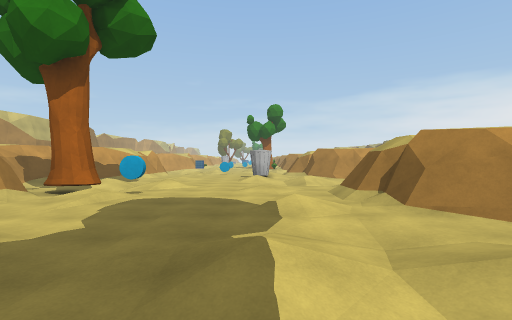
View 1 (above)

16 first-person views from a walk through a Unity game level. The camera is 1.5 m above the floor, looks level and sees 85° across. The floor is counted in squares, 2 m on a side. Each view is taken from the middle of a square. On the plan, view 1 faces up. The plan holds only what a view shows up to about 10 squares ahead; the rest is blank. The place goes on beyond the plan. Some surface patterns are stand-ins.

View 2
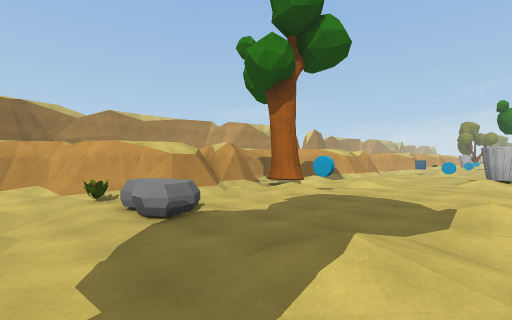

View 3
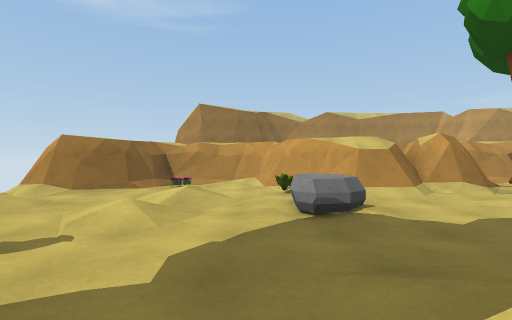

View 4
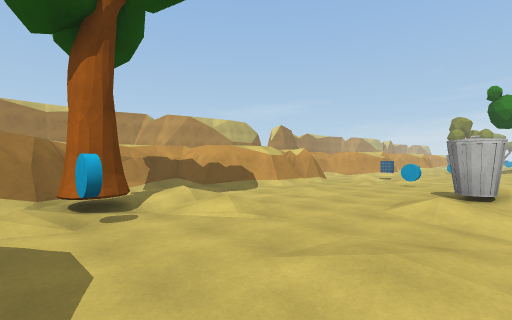

View 5
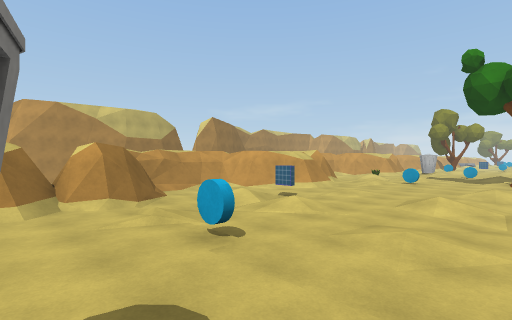

View 6
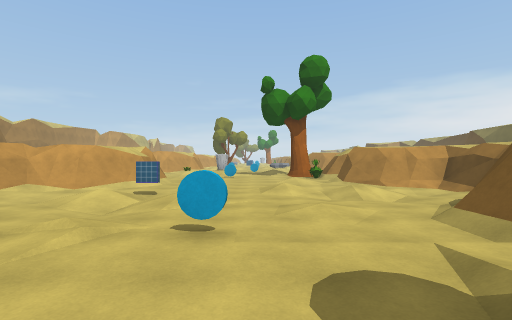

View 7
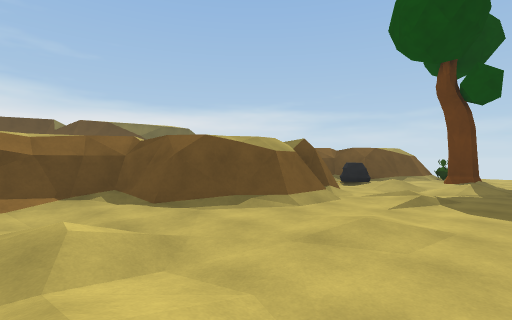

View 8
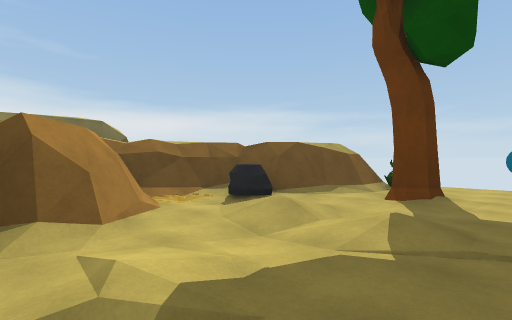

View 9
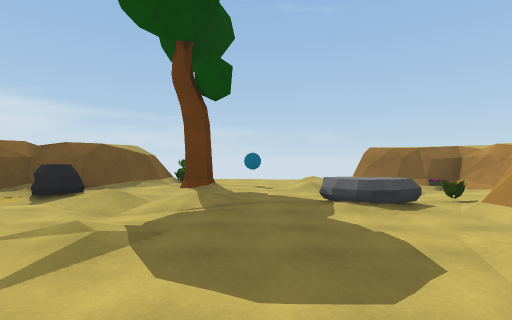

View 10
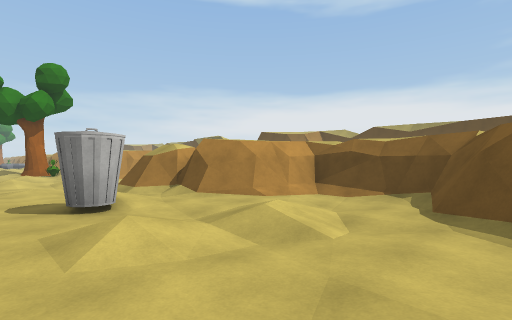

View 11
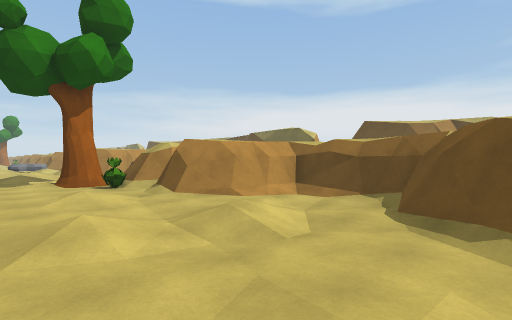

View 12
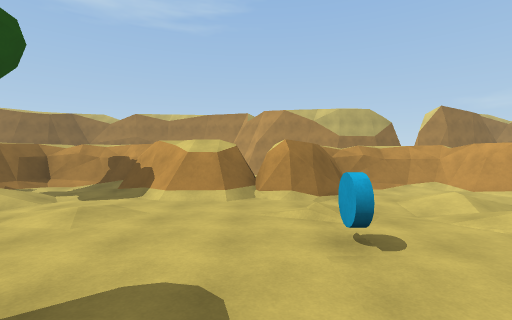

View 13
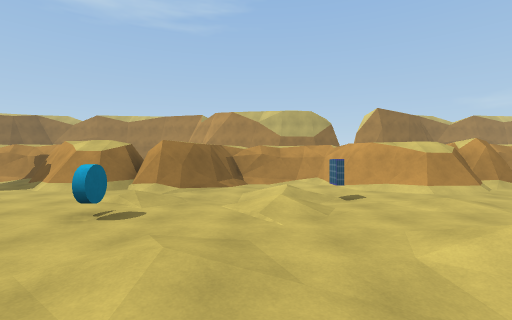

View 14
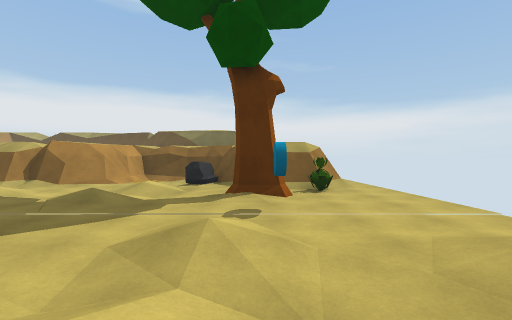

View 15
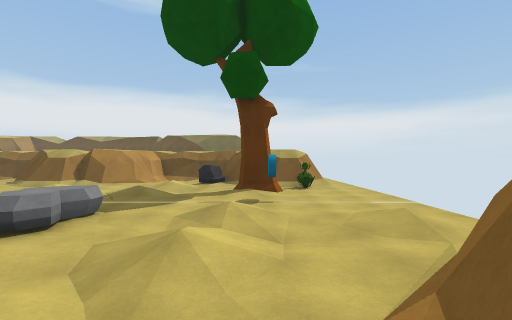

View 16
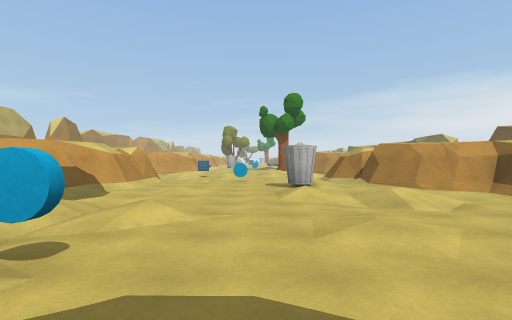

### Floor plan
Key: @ floor where view 1 was taken; # wall or solid block; . main floor; : floor 0.25 m higher than the main floor; - floor 0.25 m lower than the main floor; + floor 0.5 m higher than the main floor; / step, stairs or slope; T tree; B bin; R rock; O other object.
Columns run from 8 left of view 1 to 5 right of it. Each row starts with its distance up from view 1.
 22    #.+...O/#
 21    #/:....##
 20    #/...../###
 19  ###.....-.//#
 18  #/.#-..//:-.#
 17  #-./-...--./#
 16  #.././....###
 15 ###/......##
 14   ##.:O...##
 13   ##......##
 12   ##....B:/##
 11   ##......./##
 10  ##.....:.:..#
  9 ##.......-/..#
  8 ##-::/:..../##
  7 #:/.T...:..##
  6 ####TO....##
  5   ##./....##
  4   ##.....:/##
  3   ##.....-./##
  2  ##ORR/.+.:.O#
  1 ##/......-/RR#
  0 ##-./...@../##
 -1 #/O.//../T/##
 -2 ###/.....O##
 -3   ##.:..../#
 -4    #........

Where each view was taken, in squares from view 1:
view 1: 0 up, 0 right, facing up
view 2: 0 up, 1 right, facing up-left
view 3: 1 up, 1 right, facing left
view 4: 5 up, 1 right, facing up-left
view 5: 12 up, 1 right, facing up-left
view 6: 11 up, 1 left, facing up
view 7: 10 up, 1 left, facing down-right
view 8: 5 up, 1 left, facing down-right
view 9: 7 up, 1 left, facing down
view 10: 7 up, 1 left, facing up-right
view 11: 15 up, 1 left, facing up-right
view 12: 13 up, 1 right, facing left
view 13: 16 up, 2 right, facing left
view 14: 1 down, 5 left, facing right
view 15: 1 down, 7 left, facing right
view 16: 4 up, 1 left, facing up
